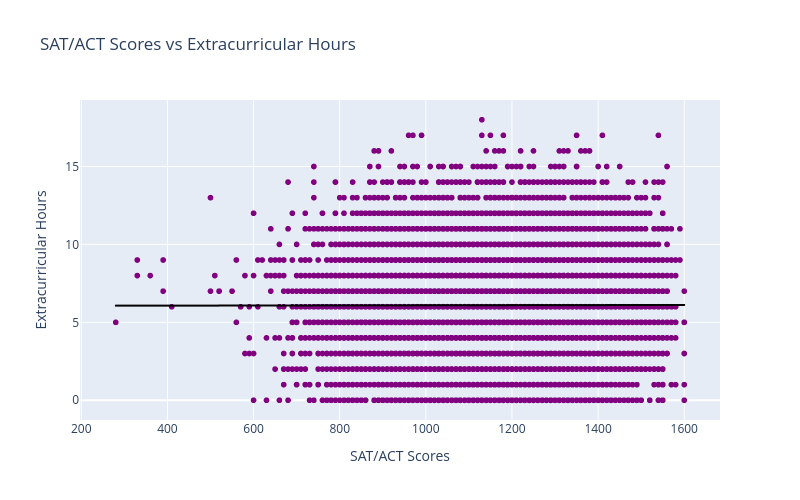

The notebook cell this image was saved under:
### Code cell
# Task 3.3 -- Scatter Plot Using Plotly

# Create scatter plot with trendline
fig = px.scatter(
    df,
    x = 'SAT_ACT',
    y = 'Extracurricular_Hours',
    trendline = 'ols',
    trendline_color_override = 'black',
    color_discrete_sequence = ['purple'],
    title = "SAT/ACT Scores vs Extracurricular Hours",
    width = 800,
    height = 500
)

# Add axis labels
fig.update_layout(
    xaxis_title = "SAT/ACT Scores",
    yaxis_title = "Extracurricular Hours"
)

# Show scatter plot
fig.show()

### Figure 1 — Plotly figure (JSON) as saved in the notebook; plotly's stock layout.template omitted (floating-point values rounded to 4 significant figures; data arrays with more than 128 entries replaced by an {"elided": "..."} marker saying what was removed)
{"data": [{"hovertemplate": "SAT_ACT=%{x}<br>Extracurricular_Hours=%{y}<extra></extra>", "legendgroup": "", "marker": {"color": "purple", "symbol": "circle"}, "mode": "markers", "name": "", "showlegend": false, "type": "scattergl", "x": {"elided": "17339 int values"}, "xaxis": "x", "y": {"elided": "17339 int values"}, "yaxis": "y"}, {"hovertemplate": "<b>OLS trendline</b><br>Extracurricular_Hours = 3.56734e-05 * SAT_ACT + 6.05846<br>R<sup>2</sup>=0.000004<br><br>SAT_ACT=%{x}<br>Extracurricular_Hours=%{y} <b>(trend)</b><extra></extra>", "legendgroup": "", "line": {"color": "black"}, "marker": {"color": "purple", "symbol": "circle"}, "mode": "lines", "name": "", "showlegend": false, "type": "scattergl", "x": {"elided": "17339 int values"}, "xaxis": "x", "y": {"elided": "17339 float values"}, "yaxis": "y"}], "layout": {"height": 500, "legend": {"tracegroupgap": 0}, "title": {"text": "SAT/ACT Scores vs Extracurricular Hours"}, "width": 800, "xaxis": {"anchor": "y", "domain": [0, 1], "title": {"text": "SAT/ACT Scores"}}, "yaxis": {"anchor": "x", "domain": [0, 1], "title": {"text": "Extracurricular Hours"}}}}
